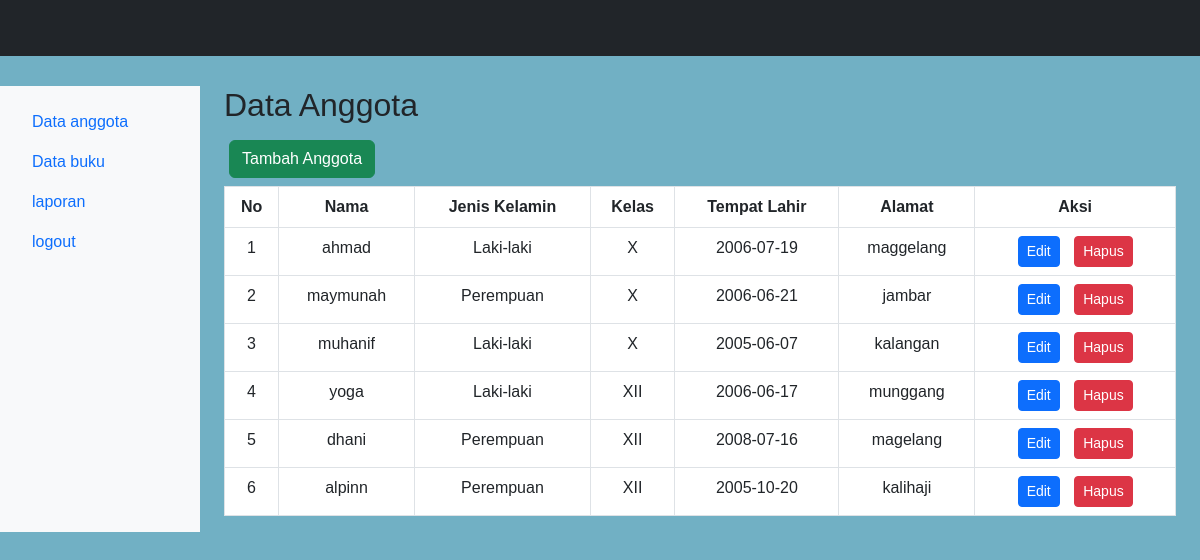
The page /index_petugas.php on the database its author committed.
### tables this page shows
CREATE TABLE `anggota` (
  `id` int(11) NOT NULL,
  `nama` varchar(255) NOT NULL,
  `jenis_kelamin` enum('L','P','','') NOT NULL,
  `kelas` enum('X','XI','XII','') NOT NULL,
  `tempat_lahir` date NOT NULL,
  `alamat` varchar(255) NOT NULL
);

### index_petugas.php (the view, shortened to what this page needs)
<?php
include 'config.php';
$query = "SELECT * FROM anggota";
$result = mysqli_query($koneksi, $query);
?>
<!DOCTYPE html>
<html lang="id">
<head>
  <link rel="stylesheet" href="https://cdn.jsdelivr.net/npm/bootstrap@5.3.0/dist/css/bootstrap.min.css">
</head>
<body>
<nav class="navbar navbar-expand-lg navbar-dark bg-dark">
  <div class="container-fluid">
  </div>
</nav>
<div class="container-fluid mt-3">
  <div class="row">
    <nav class="col-md-3 col-lg-2 d-md-block bg-light sidebar p-3">
      <ul class="nav flex-column">
        <li class="nav-item">
          <a class="nav-link" href="index_petugas.php">Data anggota</a>
        </li>
        <li class="nav-item">
          <a class="nav-link" href="daftar_buku.php">Data buku</a>
        </li>
        <li class="nav-item">
          <a class="nav-link" href="laporan_petugas.php">laporan</a>
        </li>
        <li class="nav-item">
        <a class="nav-link" href="login.php">logout</a>
      </li>
      </ul>
    </nav>
    <main class="col-md-9 ms-sm-auto col-lg-10 px-md-4">
      <h2 class="mb-3">Data Anggota</h2>
      <a href="tambah_data.php" class="btn btn-success mb-2">Tambah Anggota</a>
      <table class="table table-bordered">
        <thead>
          <tr>
            <th>No</th>
            <th>Nama</th>
            <th>Jenis Kelamin</th>
            <th>Kelas</th>
            <th>Tempat Lahir</th>
            <th>Alamat</th>
            <th>Aksi</th>
          </tr>
        </thead>
        <tbody>
          <?php
          while ($row = mysqli_fetch_assoc($result)) {
            $jenis_kelamin = ($row['jenis_kelamin'] == 'L') ? 'Laki-laki' : (($row['jenis_kelamin'] == 'P') ? 'Perempuan' : 'Tidak Diketahui');
            $kelas_options = ['X', 'XI', 'XII'];
              $kelas = in_array($row['kelas'], $kelas_options) ? $row['kelas'] : 'Tidak Diketahui';
              echo "<tr>";
              echo "<td>" . htmlspecialchars($row['id']) . "</td>";
              echo "<td>" . htmlspecialchars($row['nama']) . "</td>";
              echo "<td>" . htmlspecialchars($jenis_kelamin) . "</td>";
              echo "<td>" . htmlspecialchars($kelas) . "</td>";
              echo "<td>" . htmlspecialchars($row['tempat_lahir']) . "</td>";
              echo "<td>" . htmlspecialchars($row['alamat']) . "</td>";
              echo "<td>
                      <a href='edit.php?id=" . urlencode($row['id']) . "' class='btn btn-primary btn-sm'>Edit</a>
                      <a href='hapus_data.php?id=" . urlencode($row['id']) . "' class='btn btn-danger btn-sm' onclick=\"return confirm('Yakin ingin menghapus?')\">Hapus</a>
                    </td>";
              echo "</tr>";
          }
          ?>
        </tbody>
      </table>
    </main>
  </div>
</div>
</body>
</html>

### index_petugas.php (style rules this page uses)
body { font-family: 'Arial', sans-serif; background-color:rgb(113, 176, 196); }
.navbar { margin-bottom: 30px; }
.sidebar { background-color:rgb(20, 14, 14); }
.table { background-color: white; border-radius: 10px; }
th, td { text-align: center; }
th { background-color:rgb(164, 195, 228); color: white; }
td { background-color:rgb(157, 195, 233); }
tr:nth-child(even) td { background-color:rgb(255, 255, 255); }
.btn { margin: 0 5px; }
.container-fluid { margin-top: 30px; }
.btn-success { margin-bottom: 20px; }

### rows shown on the page
anggota: id "1", nama "ahmad", jenis_kelamin "Laki-laki", kelas "X", tempat_lahir "2006-07-19", alamat "maggelang"
anggota: id "2", nama "maymunah", jenis_kelamin "Perempuan", kelas "X", tempat_lahir "2006-06-21", alamat "jambar"
anggota: id "3", nama "muhanif", jenis_kelamin "Laki-laki", kelas "X", tempat_lahir "2005-06-07", alamat "kalangan"
anggota: id "4", nama "yoga", jenis_kelamin "Laki-laki", kelas "XII", tempat_lahir "2006-06-17", alamat "munggang"
anggota: id "5", nama "dhani", jenis_kelamin "Perempuan", kelas "XII", tempat_lahir "2008-07-16", alamat "magelang"
anggota: id "6", nama "alpinn", jenis_kelamin "Perempuan", kelas "XII", tempat_lahir "2005-10-20", alamat "kalihaji"
